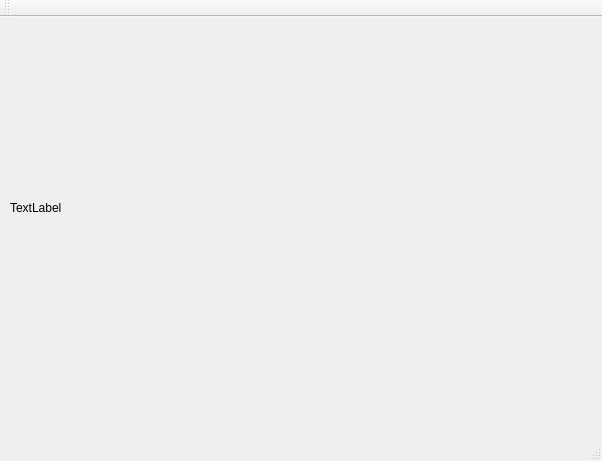
<?xml version="1.0" encoding="UTF-8"?>
<ui version="4.0">
 <class>MainWindow</class>
 <widget class="QMainWindow" name="MainWindow">
  <property name="geometry">
   <rect>
    <x>0</x>
    <y>0</y>
    <width>602</width>
    <height>461</height>
   </rect>
  </property>
  <property name="windowTitle">
   <string>MainWindow</string>
  </property>
  <widget class="QWidget" name="centralWidget">
   <widget class="QLabel" name="label">
    <property name="geometry">
     <rect>
      <x>10</x>
      <y>20</y>
      <width>541</width>
      <height>341</height>
     </rect>
    </property>
    <property name="text">
     <string>TextLabel</string>
    </property>
   </widget>
  </widget>
  <widget class="QMenuBar" name="menuBar">
   <property name="geometry">
    <rect>
     <x>0</x>
     <y>0</y>
     <width>602</width>
     <height>22</height>
    </rect>
   </property>
  </widget>
  <widget class="QToolBar" name="mainToolBar">
   <attribute name="toolBarArea">
    <enum>TopToolBarArea</enum>
   </attribute>
   <attribute name="toolBarBreak">
    <bool>false</bool>
   </attribute>
  </widget>
  <widget class="QStatusBar" name="statusBar"/>
 </widget>
 <layoutdefault spacing="6" margin="11"/>
 <resources/>
 <connections/>
</ui>
